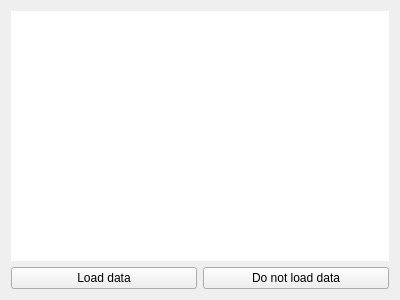
<?xml version="1.0" encoding="UTF-8"?>
<ui version="4.0">
 <class>dataview</class>
 <widget class="QWidget" name="dataview">
  <property name="geometry">
   <rect>
    <x>0</x>
    <y>0</y>
    <width>400</width>
    <height>300</height>
   </rect>
  </property>
  <property name="sizePolicy">
   <sizepolicy hsizetype="Preferred" vsizetype="Preferred">
    <horstretch>0</horstretch>
    <verstretch>0</verstretch>
   </sizepolicy>
  </property>
  <property name="maximumSize">
   <size>
    <width>1820</width>
    <height>980</height>
   </size>
  </property>
  <property name="windowTitle">
   <string/>
  </property>
  <layout class="QVBoxLayout" name="verticalLayout">
   <item>
    <widget class="QTableWidget" name="matrixVis">
     <property name="sizePolicy">
      <sizepolicy hsizetype="Expanding" vsizetype="Expanding">
       <horstretch>0</horstretch>
       <verstretch>0</verstretch>
      </sizepolicy>
     </property>
     <property name="maximumSize">
      <size>
       <width>1820</width>
       <height>980</height>
      </size>
     </property>
     <property name="frameShape">
      <enum>QFrame::NoFrame</enum>
     </property>
     <property name="sizeAdjustPolicy">
      <enum>QAbstractScrollArea::AdjustToContents</enum>
     </property>
     <property name="textElideMode">
      <enum>Qt::ElideMiddle</enum>
     </property>
     <property name="cornerButtonEnabled">
      <bool>false</bool>
     </property>
     <attribute name="horizontalHeaderVisible">
      <bool>false</bool>
     </attribute>
     <attribute name="verticalHeaderVisible">
      <bool>false</bool>
     </attribute>
    </widget>
   </item>
   <item>
    <layout class="QHBoxLayout" name="horizontalLayout">
     <item>
      <widget class="QPushButton" name="submitButton">
       <property name="text">
        <string>Load data</string>
       </property>
      </widget>
     </item>
     <item>
      <widget class="QPushButton" name="rejectButton">
       <property name="text">
        <string>Do not load data</string>
       </property>
      </widget>
     </item>
    </layout>
   </item>
  </layout>
 </widget>
 <resources/>
 <connections/>
</ui>
